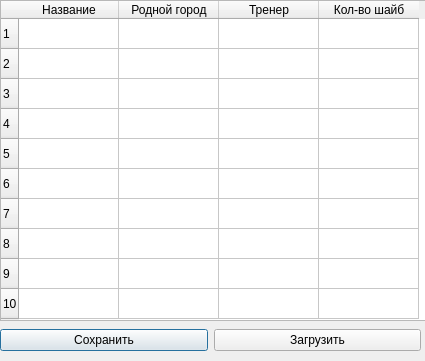
<?xml version="1.0" encoding="UTF-8"?>
<ui version="4.0">
 <class>teams</class>
 <widget class="QDialog" name="teams">
  <property name="geometry">
   <rect>
    <x>0</x>
    <y>0</y>
    <width>425</width>
    <height>361</height>
   </rect>
  </property>
  <property name="minimumSize">
   <size>
    <width>425</width>
    <height>323</height>
   </size>
  </property>
  <property name="maximumSize">
   <size>
    <width>425</width>
    <height>500</height>
   </size>
  </property>
  <property name="windowTitle">
   <string>Dialog</string>
  </property>
  <widget class="QTableWidget" name="model">
   <property name="geometry">
    <rect>
     <x>0</x>
     <y>0</y>
     <width>461</width>
     <height>321</height>
    </rect>
   </property>
   <row>
    <property name="text">
     <string>1</string>
    </property>
   </row>
   <row>
    <property name="text">
     <string>2</string>
    </property>
   </row>
   <row>
    <property name="text">
     <string>3</string>
    </property>
   </row>
   <row>
    <property name="text">
     <string>4</string>
    </property>
   </row>
   <row>
    <property name="text">
     <string>5</string>
    </property>
   </row>
   <row>
    <property name="text">
     <string>6</string>
    </property>
   </row>
   <row>
    <property name="text">
     <string>7</string>
    </property>
   </row>
   <row>
    <property name="text">
     <string>8</string>
    </property>
   </row>
   <row>
    <property name="text">
     <string>9</string>
    </property>
   </row>
   <row>
    <property name="text">
     <string>10</string>
    </property>
   </row>
   <column>
    <property name="text">
     <string>Название</string>
    </property>
   </column>
   <column>
    <property name="text">
     <string>Родной город</string>
    </property>
   </column>
   <column>
    <property name="text">
     <string>Тренер</string>
    </property>
   </column>
   <column>
    <property name="text">
     <string>Кол-во шайб</string>
    </property>
   </column>
  </widget>
  <widget class="QWidget" name="">
   <property name="geometry">
    <rect>
     <x>0</x>
     <y>310</y>
     <width>421</width>
     <height>61</height>
    </rect>
   </property>
   <layout class="QGridLayout" name="gridLayout">
    <item row="0" column="0">
     <widget class="QPushButton" name="pushButton">
      <property name="text">
       <string>Сохранить</string>
      </property>
     </widget>
    </item>
    <item row="0" column="1">
     <widget class="QPushButton" name="pushButton_2">
      <property name="text">
       <string>Загрузить</string>
      </property>
     </widget>
    </item>
   </layout>
  </widget>
 </widget>
 <resources/>
 <connections/>
</ui>
